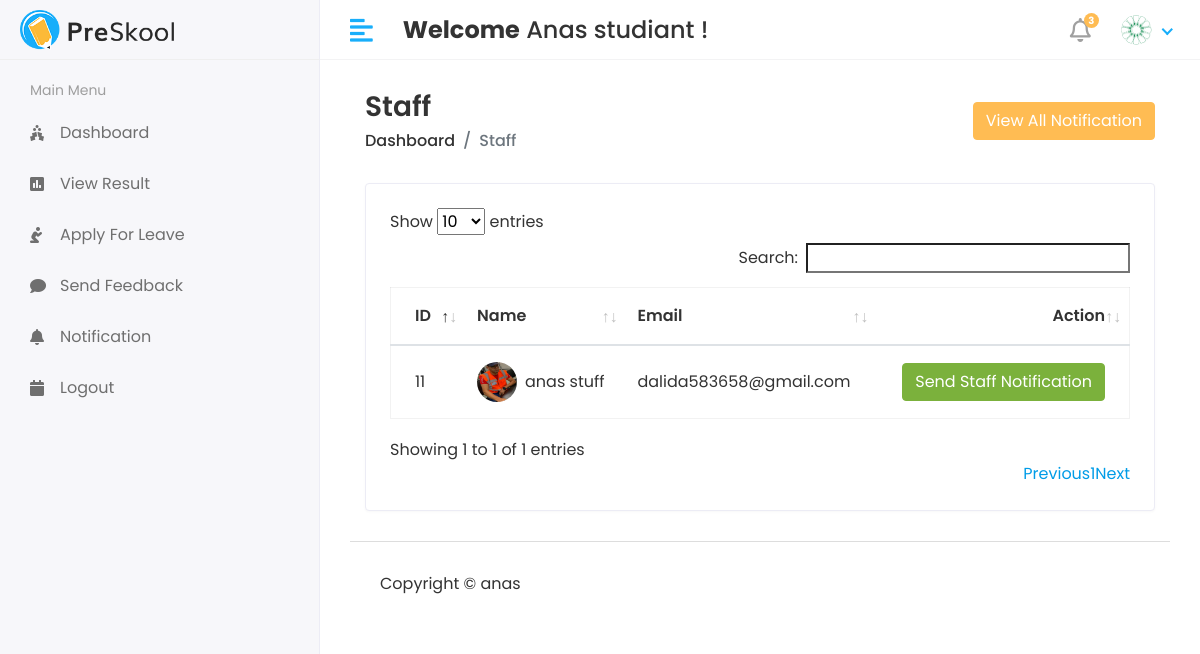
Screenshot of /Hod/Staff/Send_Notification (signed in) with the database file from the repository.
### app/models.py (models this page shows, shortened)
class CustomUser(AbstractUser):
    USER = (
        (1,'HOD'),
        (2,'STAFF'),
        (3,'STUDENT'),
    )
    user_type = models.CharField(choices=USER,max_length=50,default=1)
    profile_pic = models.ImageField(upload_to='media/profile_pic')

class Staff(models.Model):
    admin = models.OneToOneField(CustomUser,on_delete=models.CASCADE)
    address = models.TextField()
    gender = models.CharField(max_length=100)
    created_at = models.DateTimeField(auto_now_add=True)
    updated_at = models.DateTimeField(auto_now=True)

### student_management_system/Hod_Views.py (the view)
# urls.py: path('Hod/Staff/Send_Notification',Hod_Views.STAFF_SEND_NOTIFICATION,name='staff_send_notification'),
@login_required(login_url='/')
def STAFF_SEND_NOTIFICATION(request):
    staff = Staff.objects.all()
    see_notification = Staff_Notification.objects.all().order_by('-id')[0:5]
    context = {
        'staff':staff,
        'see_notification':see_notification,
    }
    return render(request,'Hod/staff_notification.html',context)

### templates/Hod/staff_notification.html (shortened to what this page needs)
{% extends 'base.html' %}
{% block content %}
<div class="content container-fluid">
    <div class="page-header">
       <div class="row align-items-center">
          <div class="col">
             <h3 class="page-title">Staff</h3>
             <ul class="breadcrumb">
                <li class="breadcrumb-item"><a href="index.html">Dashboard</a></li>
                <li class="breadcrumb-item active">Staff</li>
             </ul>
          </div>
          <div class="col-auto text-right float-right ml-auto">
            <button type="button" class="btn btn-primary" data-toggle="modal" data-target="#exampleModalCenter">
                        View All Notification
            </button>
          </div>
       </div>
    </div>
    <div class="row">
       <div class="col-sm-12">
          <div class="card card-table">
             <div class="card-body">
                <div class="table-responsive">
                   <table id="table_id" class="table table-hover table-center mb-0">
                      <thead>
                         <tr>
                            <th>ID</th>
                            <th>Name</th>
                            <th>Email</th>
                            <th class="text-right">Action</th>
                         </tr>
                      </thead>
                      <tbody>
                         {% for i in staff %}
                         <tr>
                            <td>{{i.id}}</td>
                            <td>
                               <h2 class="table-avatar">
                                  <a href="student-details.html" class="avatar avatar-sm mr-2"><img class="avatar-img rounded-circle" src="/{{i.admin.profile_pic}}" alt="User Image"></a>
                                  <a href="student-details.html">{{i.admin.first_name}}&nbsp;{{i.admin.last_name}}</a>
                               </h2>
                            </td>
                            <td>{{i.admin.email}}</td>
                            <td class="text-right">
                                <button type="button" class="btn btn-success" data-toggle="modal" data-target="#sendnotification-{{forloop.counter}}">
                                    Send Staff Notification
                                </button>
                            </td>
                         </tr>
                         {% endfor %}
                      </tbody>
                   </table>
                </div>
             </div>
          </div>
       </div>
    </div>
 </div>
{% endblock %}

### templates/includes/header.html (shortened to what this page needs)
{% load static %}
<div class="header">
    <div class="header-left">
       <a href="index.html" class="logo">
       <img src="{% static 'assets/img/logo.png' %}" alt="Logo">
       </a>
    </div>
    <a href="javascript:void(0);" id="toggle_btn">
    <i class="fas fa-align-left"></i>
    </a>
    <div class="top-nav-search mt-3">
      <h4><strong>Welcome</strong>&nbsp;<span>{{user.first_name}} {{user.last_name}}</span>&nbsp;!</h4>
    </div>
    <ul class="nav user-menu">
       <li class="nav-item dropdown noti-dropdown">
          <a href="#" class="dropdown-toggle nav-link" data-toggle="dropdown">
          <i class="far fa-bell"></i> <span class="badge badge-pill">3</span>
          </a>
       </li>
       <li class="nav-item dropdown has-arrow">
            <a href="#" class="dropdown-toggle nav-link" data-toggle="dropdown">
                    {% if user.profile_pic == "" %}
                    <span class="user-img"><img class="rounded-circle" src="{% static 'assets/img/noimg.jpg' %}" width="31" alt="Ryan Taylor"></span>
                    {% else %}
                <span class="user-img"><img class="rounded-circle" src="/{{user.profile_pic}}" width="31" alt="Ryan Taylor"></span>
                    {% endif %}
            </a>
       </li>
    </ul>
 </div>

### static/assets/css/style.css (style rules this page uses)
html { height: 100%; }
body { background-color: #fff; color: #333; font-family: 'Poppins', sans-serif; font-size: 1rem; height: 100%; line-height: 1.5; overflow-x: hidden; }
h1, h2, h3, h4, h5, h6 { font-family: 'Poppins', sans-serif; margin-top: 0; }
a { color: #009ce7; }
input, button, a { transition: all 0.4s ease; -moz-transition: all 0.4s ease; -o-transition: all 0.4s ease; -ms-transition: all 0.4s ease; -webkit-transition: all 0.4s ease; }
input, input:focus, button, button:focus { outline: none; }
ul, ol { padding: 0px; list-style: none; }
.table { color: #333; max-width: 100%; margin-bottom: 0; width: 100%; }
.table.dataTable { border-collapse: collapse !important; border: 1px solid rgba(0, 0, 0, 0.05); }
table.table td h2 { display: inline-block; font-size: inherit; font-weight: 400; margin: 0; padding: 0; vertical-align: middle; }
table.table td h2.table-avatar { align-items: center; display: inline-flex; font-size: inherit; font-weight: 400; margin: 0; padding: 0; vertical-align: middle; white-space: nowrap; }
table.table td h2 a { color: #333; }
.table thead tr th { font-weight: 600; }
.table tbody tr { border-bottom: 1px solid rgba(0, 0, 0, 0.05); }
.table.table-center td, .table.table-center th { vertical-align: middle; }
.card-table .card-body .table > thead > tr > th { border-top: 0; }
.card-table .card-body .table tr td:first-child, .card-table .card-body .table tr th:first-child { padding-left: 1.5rem; }
.card-table .card-body .table tr td:last-child, .card-table .card-body .table tr th:last-child { padding-right: 1.5rem; }
.card-table .table td, .card-table .table th { border-top: 1px solid #e2e5e8; padding: 1rem 0.75rem; white-space: nowrap; }
.btn-primary { background-color: #FFBC53; border: 1px solid #FFBC53; }
.btn-success { background-color: #7bb13c; border: 1px solid #7bb13c }
.card { border: 1px solid #ececf5; box-shadow: 0 1px 3px 0 rgba(0, 0, 0, 0.03); margin-bottom: 1.875rem; }
.card-body { padding: 1.5rem; }
.avatar { position: relative; display: inline-block; width: 3rem; height: 3rem }
.avatar > img { width: 100%; height: 100%; -o-object-fit: cover; object-fit: cover; }
.avatar-sm { width: 2.5rem; height: 2.5rem; }
.header { background-color: #fff; border-bottom: 1px solid #f3f3f4; left: 0; position: fixed; right: 0; top: 0; z-index: 1001; height: 60px; }
.header .header-left { float: left; height: 60px; padding: 0 20px; position: relative; width: 320px; z-index: 1; transition: all 0.2s ease-in-out; background-color: #f7f7fa; border-bottom: 1px solid #efefef; border-right: 1px solid #ececf5; display: flex; align-items: center; }
.header .header-left .logo { display: inline-block; line-height: 60px; }
.header .header-left .logo img { max-height: 40px; width: auto; }
.header .dropdown-toggle:after { display: none; }
.header .has-arrow .dropdown-toggle:after { border-top: 0; border-left: 0; border-bottom: 2px solid #18aefa; border-right: 2px solid #18aefa; content: ''; height: 8px; display: inline-block; pointer-events: none; -webkit-transform-origin: 66% 66%; -ms-transform-origin: 66% 66%; transform-origin: 66% 66%; -webkit-transform: rotate(45deg); -ms-transform: rotate(45deg); transform: rotate(45deg); -webkit-transition: all 0.15s ease-in-out; transition: all 0.15s ease-in-out; width: 8px; vertical-align: 0px; }
.user-menu { float: right; margin: 0; position: relative; z-index: 99; padding-right: 15px; }
.user-menu.nav > li > a { color: #a0a0a0; font-size: 14px; line-height: 58px; padding: 0 15px; height: 60px; }
.user-img { margin-right: 3px; position: relative; }
.top-nav-search { float: left; margin-left: 15px; }
.page-header { margin-bottom: 1.875rem; }
.page-header .breadcrumb { background-color: transparent; color: #6c757d; font-size: 1rem; font-weight: 500; margin-bottom: 0; padding: 0; }
.page-header .breadcrumb a { color: #333; }
.page-title { font-size: 28px; font-weight: 600; color: #333; margin-bottom: 5px; }
.user-menu.nav > li > a .badge { background-color: #FFBC53; display: block; font-size: 10px; font-weight: bold; height: 15px; width: 15px; position: absolute; right: 7px; top: 13px; color: #fff; padding: 3px; }
.user-menu.nav > li > a > i { font-size: 1.5rem; line-height: 60px; }
@media (min-width: 992px) { #toggle_btn { align-items: center; color: #18aefa; display: inline-flex; float: left; font-size: 26px; height: 60px; justify-content: center; margin-left: 15px; padding: 0 15px; } }

### rows the page displays
CustomUser: first_name "Anas", last_name "studiant", profile_pic (picture)
Staff: id "11", admin.profile_pic (picture), admin.first_name "anas", admin.last_name "stuff", admin.email "dalida583658@gmail.com"
